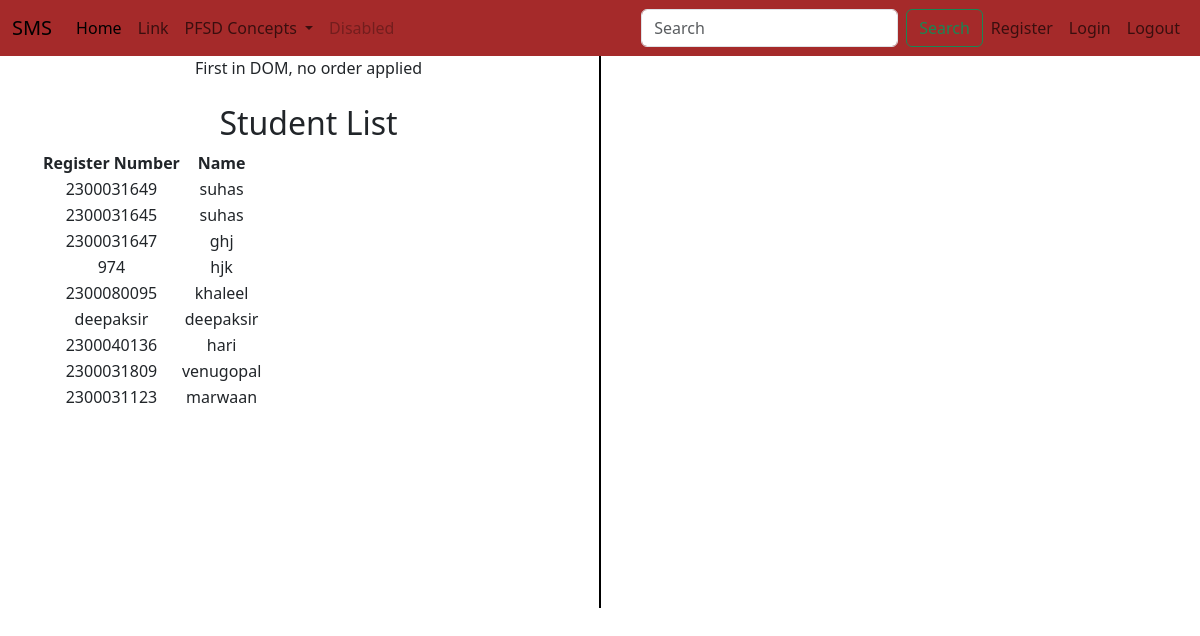
The page /studentlist/ on the database its author committed.
### adminapp/models.py (models this page shows, shortened)
class StudentList(models.Model):
    Register_Number = models.CharField(max_length=10, unique=True)
    Name = models.CharField(max_length=100)
    user = models.OneToOneField(User,on_delete=models.CASCADE,null=True)

### adminapp/views.py (the view)
# urls.py: path('studentlist/', views.studentlist, name='studentlist'),
def studentlist(request):
    students = StudentList.objects.all()
    return render(request, 'adminapp/student_list.html', {'students': students})

### templates/adminapp/student_list.html (shortened to what this page needs)
{% extends 'Navbar/ProjectNavbar.html' %}
{% load static %}
{% block body %}
<div class="container text-center">
  <div class="row">
    <div class="col">
      First in DOM, no order applied
        <br><br>
            <h2>Student List</h2>
<table>
    <tr>
        <th>Register Number</th>
        <th>Name</th>
    </tr>
    {% for student in students %}
    <tr>
        <td>{{ student.Register_Number }}</td>
        <td>{{ student.Name }}</td>
    </tr>
    {% endfor %}
</table>
    </div>
      <br><br><br><br><br><br><br><br><br><br><br><br><br><br><br><br>
      <br><br><br><br><br><br><br>
       <div class="col-auto d-flex align-items-center">
      <div style="border-left: 2px solid black; height: 100%;"></div>
    </div>
    <div class="col">
        <br><br>
    </div>
  </div>
</div>
{% endblock %}

### templates/Navbar/ProjectNavbar.html (shortened to what this page needs)
<!DOCTYPE html>
<html lang="en">
<head>
    <link href="https://cdn.jsdelivr.net/npm/bootstrap@5.3.3/dist/css/bootstrap.min.css" rel="stylesheet">
</head>
<body>
<nav class="navbar navbar-expand-lg " style = "background-color: brown">
  <div class="container-fluid">
    <a class="navbar-brand" href="{% url 'projecthomepage' %}">SMS</a>
    <div class="collapse navbar-collapse" id="navbarSupportedContent">
      <ul class="navbar-nav me-auto mb-2 mb-lg-0">
        <li class="nav-item">
          <a class="nav-link active" aria-current="page" href="#">Home</a>
        </li>
        <li class="nav-item">
          <a class="nav-link" href="#">Link</a>
        </li>
        <li class="nav-item dropdown">
          <a class="nav-link dropdown-toggle" href="#" role="button" data-bs-toggle="dropdown" aria-expanded="false">
            PFSD Concepts
          </a>
        </li>
        <li class="nav-item">
          <a class="nav-link disabled" aria-disabled="true">Disabled</a>
        </li>
      </ul>
      <form class="d-flex" role="search">
        <input class="form-control me-2" type="search" placeholder="Search" aria-label="Search">
        <button class="btn btn-outline-success" type="submit">Search</button>
      </form>
    </div>
    <ul  class="navbar-nav ms-auto">
<li>
                <li class="nav-item">
          <a class="nav-link" href="{% url 'UserRegisterCall' %}">Register</a>
        </li>
          <li class="nav-item">
          <a class="nav-link" href="{% url 'UserLoginPageCall' %}">Login</a>
       <li class="nav-item">
          <a class="nav-link" href="{% url 'logout' %}">Logout</a>
      </ul>
  </div>
</nav>
{% block body %}
{% endblock %}
</body>
</html>

### rows shown on the page
StudentList: Register_Number "2300031649", Name "suhas"
StudentList: Register_Number "2300031645", Name "suhas"
StudentList: Register_Number "2300031647", Name "ghj"
StudentList: Register_Number "974", Name "hjk"
StudentList: Register_Number "2300080095", Name "khaleel"
StudentList: Register_Number "deepaksir", Name "deepaksir"
StudentList: Register_Number "2300040136", Name "hari"
StudentList: Register_Number "2300031809", Name "venugopal"
StudentList: Register_Number "2300031123", Name "marwaan"
